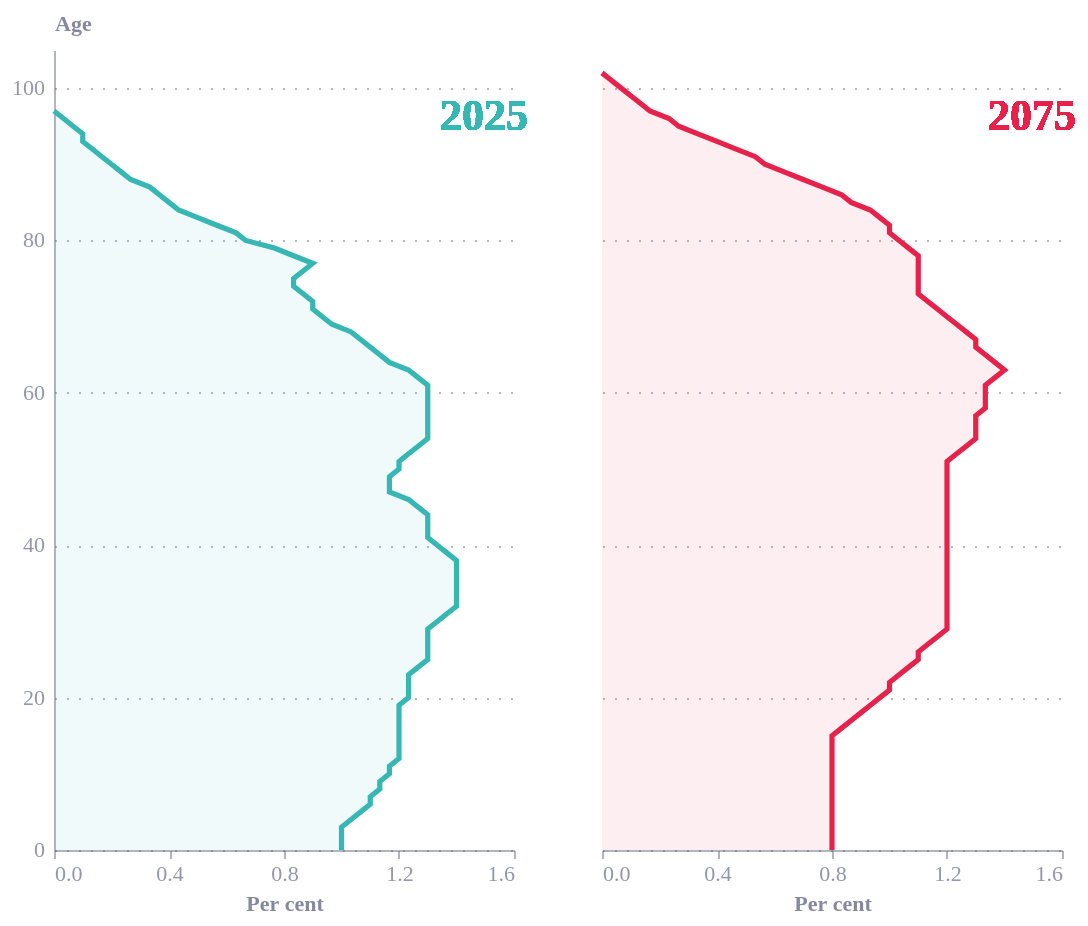

Notebook code cell kept with this figure:
### Code cell
import pandas as pd
import numpy as np
import altair as alt
from ecostyles import EcoStyles

styles = EcoStyles(); styles.register_and_enable_theme()

C_2025, C_2075 = "#36B7B4", "#E6224B"

s2025 = [1.0,1.0,1.0,1.0,1.0,1.1,1.1,1.1,1.1,1.2, 1.1,1.2,1.2,1.2,1.2,1.2,1.2,1.2,1.2,1.2,
         1.2,1.3,1.2,1.2,1.3,1.3,1.3,1.3,1.3,1.3, 1.3,1.4,1.4,1.4,1.4,1.4,1.4,1.4,1.4,1.4,
         1.3,1.3,1.3,1.3,1.3,1.3,1.2,1.2,1.1,1.2, 1.2,1.2,1.2,1.3,1.3,1.3,1.3,1.3,1.3,1.3,
         1.3,1.3,1.3,1.2,1.2,1.1,1.1,1.1,1.0,1.0, 0.9,0.9,0.9,0.9,0.8,0.8,0.9,0.9,0.9,0.7,
         0.7,0.6,0.6,0.5,0.4,0.4,0.4,0.3,0.3,0.2, 0.2,0.2,0.1,0.1,0.1,0.1,0.0,0.0,0.0,0.0,
         0.0,0.0,0.0,0.0,0.0,0.0]
s2075 = [0.8,0.8,0.8,0.8,0.8,0.8,0.8,0.8,0.8,0.8, 0.8,0.8,0.8,0.8,0.8,0.8,0.8,0.9,0.9,0.9,
         1.0,1.0,1.0,1.0,1.1,1.1,1.1,1.1,1.2,1.2, 1.2,1.2,1.2,1.2,1.2,1.2,1.2,1.2,1.2,1.2,
         1.2,1.2,1.2,1.2,1.2,1.2,1.2,1.2,1.2,1.2, 1.2,1.2,1.2,1.3,1.3,1.3,1.3,1.3,1.3,1.4,
         1.3,1.3,1.4,1.4,1.4,1.3,1.3,1.3,1.3,1.2, 1.2,1.2,1.1,1.1,1.1,1.1,1.1,1.1,1.1,1.1,
         1.0,1.0,1.0,1.0,0.9,0.9,0.8,0.8,0.7,0.6, 0.6,0.5,0.5,0.4,0.3,0.3,0.2,0.2,0.1,0.1,
         0.1,0.0,0.0,0.0,0.0,0.0]

df = pd.DataFrame({"age": range(len(s2025)), "y2025": s2025, "y2075": s2075})
df["y2025"] = pd.Series(s2025).rolling(3, center=True, min_periods=1).mean()
df["y2075"] = pd.Series(s2075).rolling(3, center=True, min_periods=1).mean()

long = df.melt(id_vars="age", value_vars=["y2025", "y2075"],
               var_name="year", value_name="share")
long["year"] = long["year"].str.replace("y", "")

# unsmoothed values for the hover readout (the curves drawn are the smoothed ones)
long["raw"] = np.concatenate([s2025, s2075])
long["readout"] = "Age " + long["age"].astype(str) + ": " + long["raw"].map("{:.1f}%".format)

# One hover selection; Altair links it across both panels, so one cursor drives both
hover = alt.selection_point(fields=["age"], nearest=True, on="mouseover",
                            clear="mouseout", empty=False)


def panel(year, colour, show_age_axis):
    d_full = long[long["year"] == year]                               # every age, for hover
    d = d_full[d_full["age"] <= d_full.loc[d_full["share"] > 0, "age"].max() + 1]  # drawn curve
    age_scale = alt.Scale(domain=[0, 105], nice=False)
    share_scale = alt.Scale(domain=[0, 1.6], nice=False)           # identical in both panels

    age_ticks = list(range(0, 101, 10))
    if show_age_axis:
        age_axis = alt.Axis(values=age_ticks, grid=True,
                            titleAngle=0, titleAlign="left", titleX=0, titleY=-8)
    else:  # keep the gridlines, hide labels so the two panels line up
        age_axis = alt.Axis(values=age_ticks, grid=True,
                            labels=False, ticks=False, domain=False)

    base = alt.Chart(d, width=230, height=400)
    hover_base = alt.Chart(d_full, width=230, height=400)
    y = alt.Y("age:Q", title="Age" if show_age_axis else None,
              scale=age_scale, axis=age_axis)
    x = alt.X("share:Q", title="Per cent", scale=share_scale,
              axis=alt.Axis(values=[0, 0.4, 0.8, 1.2, 1.6], format=".1f", grid=False))

    def text_with_halo(chart, filt=None, **kw):
        """Text with a white halo underneath, so lines passing behind it don't cut through."""
        mark, enc = kw.pop("mark"), kw.pop("encode")
        halo = chart.mark_text(**mark, color="white", stroke="white", strokeWidth=5).encode(**enc)
        txt = chart.mark_text(**mark, color=colour).encode(**enc)
        if filt is not None:
            halo, txt = halo.transform_filter(filt), txt.transform_filter(filt)
        return [halo, txt]

    # --- always visible (this is what the static PNG/SVG shows) ---
    area = base.mark_area(orient="horizontal", color=colour, fillOpacity=0.25).encode(x=x, y=y)
    line = base.mark_line(color=colour, strokeWidth=2.6).encode(x=x, y=y, order="age:Q")

    # --- hover layers (only appear in the HTML version, while hovering) ---
    # invisible points that capture the nearest age; collinear in x, so it keys off height only
    selectors = (hover_base.mark_point()
                 .encode(y="age:Q", opacity=alt.value(0)).add_params(hover))
    # horizontal guide across the panel, so you can read across to the other panel
    guide = (hover_base.mark_rule(color="#676A86", strokeWidth=1)
             .encode(y="age:Q").transform_filter(hover))
    # dot on the curve (white ring so it stays distinct from the line)
    dot = (hover_base.mark_circle(size=70, fill=colour, stroke="white", strokeWidth=1.5, opacity=1)
           .encode(x=x, y=y).transform_filter(hover))

    # year label goes on top of the guide, with a halo so the line passes behind it
    year_label = text_with_halo(
        base,
        mark=dict(align="right", baseline="top", fontSize=22, fontWeight="bold"),
        encode=dict(x=alt.datum(1.6), y=alt.datum(99), text=alt.value(year)))
    # readout sits above the plot, right-aligned: the guide never reaches it, so nothing overlaps
    readout = (hover_base.mark_text(align="right", baseline="bottom", fontSize=13,
                                    fontWeight="bold", color=colour)
               .encode(x=alt.datum(1.6), y=alt.value(-6), text="readout:N")
               .transform_filter(hover))

    return alt.layer(area, line, selectors, guide, dot, *year_label, readout)


caption = alt.Title(
    text="Source: ONS, OBR",
    subtitle="Population share by single year of age, %. UK, 2025 vs 2075 projection.",
    orient="bottom", anchor="start",
    fontSize=11, subtitleFontSize=10,
    color="#676A86", subtitleColor="#676A86", dy=12)

chart = (
    alt.hconcat(panel("2025", C_2025, True), panel("2075", C_2075, False), spacing=30)
    .configure(background="white", font="Circular Std")
    .configure_view(fill="transparent", stroke="transparent"))

chart.save("2075_population.html")                                   # interactive
styles.save(chart, path=".", name="2075_population", svg=True)       # static: hover layers are hidden
chart.save("2075_population.png", scale_factor=2.0)
chart
